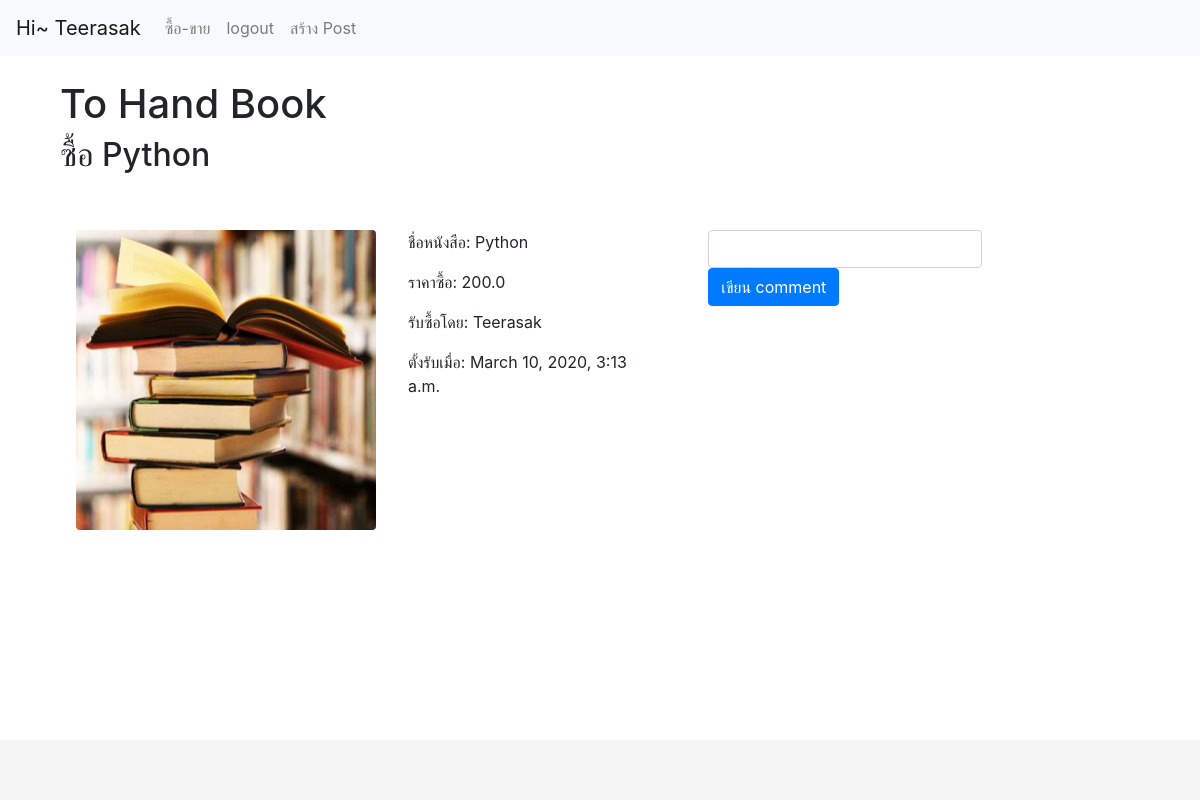
Screenshot of /view_post/1/ (signed in) with the database file from the repository.
### Post/models.py (models this page shows)
class Book(models.Model):
    create_by = models.ForeignKey(User, on_delete=models.CASCADE)
    create_date = models.DateTimeField(auto_now=True)
    name_book = models.CharField(max_length=50)
    type_for = (('S', 'ขาย'),('B', 'ซื้อ'))
    type_post = models.CharField(max_length=1, choices=type_for)
    price = models.FloatField(default=0)
    picture = models.URLField(max_length = 500,null = True)
    status = models.BooleanField(default=True)

### Post/views.py (the view)
# urls.py: path('view_post/<int:book_id>/', views.view_post, name='view_post'),
def view_post(request, book_id):
    book_view = Book.objects.get(pk = book_id)
    comment_text = Message.objects.filter(post_id_id = book_id)
    return render(request, 'view_post.html', context={
        'book_view' : book_view,
        'book_id': book_id,
        'comment_text':comment_text,
    })

### Post/templates/view_post.html (shortened to what this page needs)
{% extends "base.html" %}
{% block content %}
<div class="container">
    <h1>To Hand Book</h1>
    {% if book_view.type_post == 'S' %}
    <h2>ขาย {{ book_view.name_book }}</h2>
    {% else %}
    <h2>ซื้อ {{ book_view.name_book }}</h2>
    {% endif %}
    <br/><br/>
    <div class="d-flex flex-row">
    <div class="form-group mx-3" >
        <img src="{{ book_view.picture }}" class="rounded float-left" style="width: 300px; height: 300px;">
    </div>
    <div class="form-group mx-3" >
        <p>ชื่อหนังสือ: {{  book_view.name_book }}</p>
        {% if book_view.type_post == 'S' %}
            <p>ราคาขาย: {{ book_view.price }}</p>
            <p>ขายโดย: {{ book_view.create_by.first_name }}</p>
            <p>เริ่มขายเมื่อ: {{ book_view.create_date }}</p>
                {% if book_view.create_by.id == view_by.id %}
                    <a href="{% url 'sold_out' book_id=book_view.id %}">
                        <div class="btn btn-warning">ขายแล้ว</div>
                    </a>
                {% endif %}
        {% else %}
            <p>ราคาซื้อ: {{ book_view.price }}</p>
            <p>รับซื้อโดย: {{ book_view.create_by.first_name }}</p>
            <p>ตั้งรับเมื่อ: {{ book_view.create_date }}</p>
        {% endif %}
    </div>
    <div class="form-group mx-3">
        {% if user.is_authenticated %}
        <form class="form-inline" method="POST" action="{% url 'comment' book_id=book_id %}">
            <div class="form-group">
                <input type="text" class="form-control ml-3" id="inputext"
                    name="inputext" required>
            </div>
            <button type="submit" class="btn btn-primary ml-3">เขียน comment</button>
        </form>
        {% endif %}
        <br>
    </div>
    </div>
    <br/><br/>
</div>
{% endblock content %}

### templates/base.html (shortened to what this page needs)
<!DOCTYPE html>
{% load static %}
<html lang="en">
<head>
    <link rel="stylesheet" type="text/css" href="{% static 'css/bootstrap.css' %}">
</head>
<body>
    <nav class="navbar navbar-expand-lg navbar-light bg-light">
        <a class="navbar-brand" href="{% url 'index' %}">Hi~ {{request.user.first_name}}</a>
        <div class="collapse navbar-collapse" id="navbarNav">
            <ul class="navbar-nav">
                <li class="nav-item">
                    <a class="nav-link" href="{% url 'index' %}">ซื้อ-ขาย</a>
                </li>
                {% if user.is_authenticated %}
                    <li class="nav-item">
                    <a class="nav-link" href="{% url 'logout' %}">logout</a>
                    </li>
                    <li class="nav-item">
                        <a class="nav-link" href="{% url 'create_post' %}">สร้าง Post</a>
                        </li>
                {% endif %}
            </ul>
        </div>
    </nav>
    <br>
    <div class="container">
        {% block content %}
        {% endblock %}
    </div>
    <footer class="footer">
    </footer>
</body>
</html>

### templates/base.html (style rules this page uses)
html { position: relative; min-height: 100%; }
body { margin-bottom: 60px; }
.footer { position: absolute; bottom: 0; width: 100%; height: 60px; line-height: 60px; background-color: #f5f5f5; }

### rows the page displays
Book: name_book "Python", picture (picture), price "200.0", create_by.first_name "Teerasak", create_date "March 10, 2020, 3:13 a.m."

### other values shown
{{ request.user.first_name }} "Teerasak"
